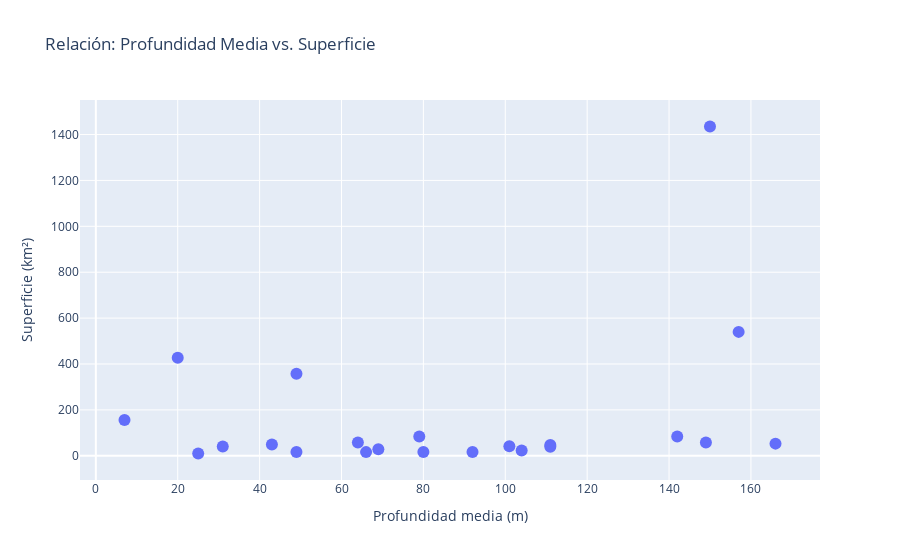

This figure's notebook cell:
### Markdown cell above
¿Qué datos compara este gráfico?

### Code cell
fig = px.scatter(lagos, 
                 x="Profundidad media (m)", 
                 y="Superficie (km²)",
                 
                 title="Relación: Profundidad Media vs. Superficie")  

fig.update_traces(textposition='top center', marker=dict(size=12))
fig.show()

### Figure 1 — Plotly figure (JSON) as saved in the notebook; plotly's stock layout.template omitted (floating-point values rounded to 4 significant figures)
{"data": [{"hovertemplate": "Profundidad media (m)=%{x}<br>Superficie (km²)=%{y}<extra></extra>", "legendgroup": "", "marker": {"color": "#636efa", "size": 12, "symbol": "circle"}, "mode": "markers", "name": "", "orientation": "v", "showlegend": false, "textposition": "top center", "type": "scatter", "x": [150.0, NaN, 157.0, 20.0, 49.0, 7.0, NaN, NaN, 79.0, 142.0, NaN, NaN, NaN, 149.0, 64.0, 166.0, 43.0, NaN, 111.0, NaN, NaN, 101.0, 31.0, NaN, 111.0, NaN, NaN, NaN, NaN, 69.0, NaN, NaN, NaN, 104.0, NaN, NaN, NaN, NaN, 92.0, 80.0, 49.0, 66.0, NaN, NaN, NaN, NaN, NaN, NaN, NaN, NaN, NaN, 25.0], "xaxis": "x", "y": [1435, 1166, 540, 427, 358, 156, 116, 100, 84, 84, 78, 73, 65, 58, 58, 53, 49, 47, 47, 42, 42, 42, 41, 40, 39, 38, 37, 37, 30, 29, 28, 26, 23, 23, 21, 20, 20, 20, 17, 17, 17, 16, 16, 14, 14, 14, 12, 12, 11, 10, 10, 10], "yaxis": "y"}], "layout": {"legend": {"tracegroupgap": 0}, "title": {"text": "Relación: Profundidad Media vs. Superficie"}, "xaxis": {"anchor": "y", "domain": [0, 1], "title": {"text": "Profundidad media (m)"}}, "yaxis": {"anchor": "x", "domain": [0, 1], "title": {"text": "Superficie (km²)"}}}}
